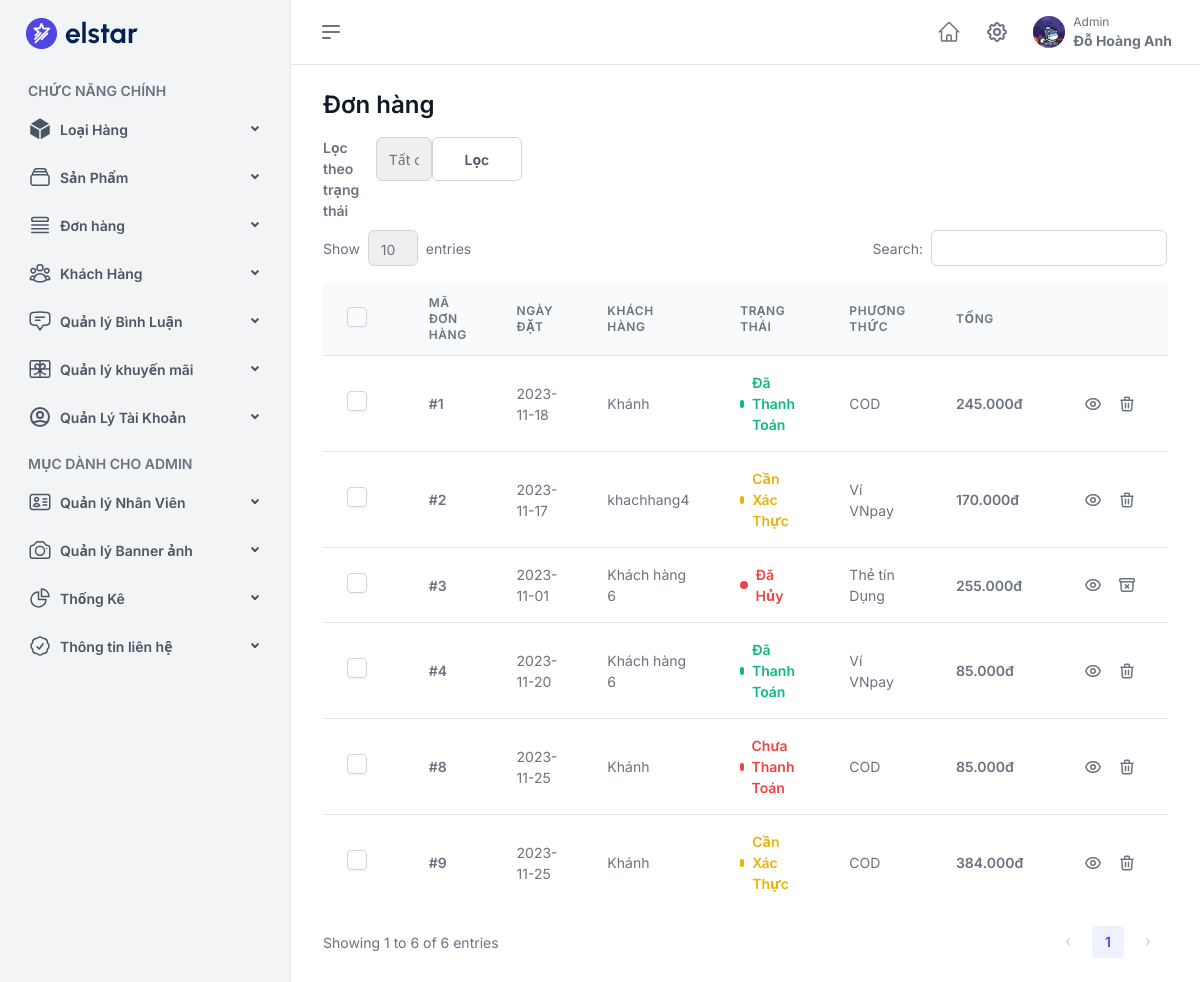
The page /admin/admin.php?act=listdonhang (signed in) on the database its author committed.
### tables this page shows
CREATE TABLE `don_hang` (
  `ma_don_hang` int(11) NOT NULL,
  `ngay_dat_hang` date DEFAULT current_timestamp(),
  `ma_khach_hang` int(11) DEFAULT NULL,
  `trang_thai_don` tinyint(2) DEFAULT 0 COMMENT '0 - Cần xác thực , 1 - Đã thanh toán, 2 - Chưa thanh toán, 3- Đã Hủy',
  `trang_thai_ship` tinyint(2) DEFAULT NULL,
  `phuong_thuc_thanh_toan` tinyint(2) NOT NULL COMMENT '0 - COD , 1- Tin dung , 2 - VNpay',
  `ghi_chu` varchar(2000) NOT NULL,
  `ghi_chu_kh` varchar(2000) NOT NULL
);

CREATE TABLE `khach_hang` (
  `ma_khach_hang` int(11) NOT NULL,
  `ten_khach_hang` varchar(200) DEFAULT NULL,
  `dia_chi` varchar(200) DEFAULT NULL,
  `sdt` varchar(11) DEFAULT NULL,
  `email` varchar(100) DEFAULT NULL,
  `mat_khau` varchar(200) DEFAULT NULL,
  `avt` varchar(200) DEFAULT 'noavt.jpg',
  `trang_thai` tinyint(2) DEFAULT 0,
  `quyen` tinyint(2) DEFAULT 3,
  `ma_nhan_vien` varchar(10) DEFAULT NULL,
  `xoa` tinyint(2) NOT NULL DEFAULT 0
);

### module/order.php (called while the page is built, shortened)
<?php
function donhang_get_toal_chi_tiet($ma_don_hang){
    $sql = "SELECT
    chi_tiet_don_hang.ma_don_hang,
    SUM(chi_tiet_don_hang.so_luong * chi_tiet_don_hang.don_gia) AS tong_gia_don_hang
    FROM chi_tiet_don_hang
    WHERE chi_tiet_don_hang.ma_don_hang = ?
    GROUP BY chi_tiet_don_hang.ma_don_hang;";
    $data = pdo_query($sql, $ma_don_hang);
    return $data;
}
function donhang_list(){
    $sql = "SELECT * FROM don_hang JOIN khach_hang ON don_hang.ma_khach_hang = khach_hang.ma_khach_hang";
    $data = pdo_query($sql);
    return $data;
}
?>

### module/PDO.php (called while the page is built, shortened)
<?php
function pdo_query($sql){
    $sql_args = array_slice(func_get_args(),1);
    try{
        $stmt = $GLOBALS['PDO']->prepare($sql);
        $stmt->execute($sql_args);
        return $stmt->fetchAll(PDO::FETCH_ASSOC);
    }
    catch(PDOException $e){
        echo $e->getMessage();
        return false;
    }
    finally{
        unset($stmt);
    }
}
?>

### admin/donhang/list.php (the view, shortened to what this page needs)
<main class="h-full">
								<div class="page-container relative h-full flex flex-auto flex-col px-4 sm:px-6 md:px-8 py-4 sm:py-6">
                                    <div class="card adaptable-card">
                                        <h3 class="mb-4">Đơn hàng</h3>
                                        <div class="overflow-x-auto">
                                        <div class="grid grid-cols-4 gap-4">
                                            <form action="admin.php?act=listdonhang" method="POST" class="flex items-left">
                                                <label for="filter" class="form-label mr-2">Lọc theo trạng thái</label>
                                                <div class="relative">
                                                    <select name="filter" id="filter" class="input">
                                                        <option value="0">Tất cả</option>
                                                    </select>
                                                </div>
                                                <button type="submit" name="submit" class="btn btn-default">Lọc</button>
                                            </form>
                                        </div>
                                            <table id="order-list-table" class="table-default table-hover">
                                                <thead>
                                                    <th>
                                                        <label class="checkbox-label mb-0">
                                                            <input id="indeterminate-checkbox" class="checkbox" type="checkbox" value="">
                                                        </label>
                                                    </th>
                                                    <th>Mã đơn hàng</th>
                                                    <th>Ngày Đặt</th>
                                                    <th>Khách hàng</th>
                                                    <th>Trạng Thái</th>
                                                    <th>Phương thức</th>
                                                    <th>Tổng</th>
                                                    <th></th>
                                                </thead>
                                                <tbody>
                                                <?php
                                                            foreach ($data as $key => $value) {
                                                                extract($value);
                                                                $toal = donhang_get_toal_chi_tiet($ma_don_hang);
                                                                extract($toal);
                                                                foreach ($toal as $key => $value) {
                                                                    extract($value);
                                                                }
                                                ?>
                                                    <tr>
                                                        <td>
                                                                <label class="checkbox-label mb-0">
                                                                    <input class="checkbox order-checkbox" type="checkbox" value="">
                                                                </label>
                                                        </td>
                                                        <td>
                                                             <span class="cursor-pointer select-none font-semibold hover:text-indigo-600">#<?php echo $ma_don_hang?></span>
                                                        </td>
                                                        <td>
                                                            <span><?php echo $ngay_dat_hang ?></span>
                                                        </td>
                                                        <td>
                                                                <?php echo $ten_khach_hang ?>
                                                        </td>
                                                        <?php
                                                        if ($trang_thai_don == 0) {
                                                                ?>
                                                                <td>
                                                                    <div class="flex items-center">
                                                                        <span class="badge-dot bg-yellow-500"></span>
                                                                        <span class="ml-2 rtl:mr-2 capitalize font-semibold text-yellow-500">Cần Xác thực</span>
                                                                    </div>
                                                                </td>
                                                                <?php
                                                            } elseif ($trang_thai_don == 1) {
                                                                ?>
                                                                <td>
                                                                    <div class="flex items-center">
                                                                        <span class="badge-dot bg-emerald-500"></span>
                                                                        <span class="ml-2 rtl:mr-2 capitalize font-semibold text-emerald-500">Đã Thanh Toán</span>
                                                                    </div>
                                                                </td>
                                                                <?php
                                                            } elseif ($trang_thai_don == 2) {
                                                                ?>
                                                                <td>
                                                                    <div class="flex items-center">
                                                                        <span class="badge-dot bg-red-500"></span>
                                                                        <span class="ml-2 rtl:mr-2 capitalize font-semibold text-red-500">Chưa Thanh toán</span>
                                                                    </div>
                                                                </td>
                                                                <?php
                                                            } elseif ($trang_thai_don == 3) {
                                                                ?>
                                                                <td>
                                                                    <div class="flex items-center">
                                                                        <span class="badge-dot bg-red-500"></span>
                                                                        <span class="ml-2 rtl:mr-2 capitalize font-semibold text-red-500">Đã Hủy</span>
                                                                    </div>
                                                                </td>
                                                                <?php
                                                            }
                                                            ?>
                                                            <?php
                                                            if($phuong_thuc_thanh_toan == 0){
                                                                ?>
                                                                <td>
                                                                    <div class="flex items-center">
                                                                       <span>COD</span>
                                                                    </div>
                                                                </td>
                                                                <?php
                                                            }
                                                                elseif($phuong_thuc_thanh_toan == 1){
                                                                    ?>
                                                                     <td>
                                                                            <div class="flex items-center">
                                                                                <span>Thẻ tín Dụng</span>
                                                                            </div>
                                                                        </td>
                                                                        <?php
                                                                } else {
                                                                    ?>
                                                                       <td>
                                                                    <div class="flex items-center">
                                                                       <span>Ví VNpay</span>
                                                                    </div>
                                                                </td>
                                                                <?php
                                                                }
                                                                ?>
                                                        <td>
                                                            <span class="font-semibold"><?php echo number_format($tong_gia_don_hang, 0, ',', '.').'đ' ?></span>
                                                        </td>
                                                        <td>
                                                                <div class="flex justify-end text-lg">
                                                                    <span class="cursor-pointer p-2 hover:text-indigo-600" data-bs-toggle="tooltip" data-bs-title="Chi tiết">
                                                                       <a href="admin.php?act=ctdonhang&ma_don_hang=<?php echo $ma_don_hang?>">
                                                                       </a>
                                                                    </span>
                                                                    <?php
                                                                        if ($trang_thai_don == 3) {
                                                                            ?>
                                                                            <span class="cursor-pointer p-2 hover:text-red-500" data-bs-toggle="tooltip" data-bs-title="Đơn hàng đã được hủy">
                                                                            </span>
                                                                            <?php
                                                                        } else {
                                                                            ?>
                                                                            <span class="cursor-pointer p-2 hover:text-red-500" data-bs-toggle="tooltip" data-bs-title="Hủy và xóa đơn hàng này">
                                                                                <a href="admin.php?act=sethuydon&ma_don_hang=<?php echo $ma_don_hang?>">
                                                                                </a>
                                                                            </span>
                                                                            <?php
                                                                        }
                                                                        ?>
                                                                </div>
                                                        </td>
                                                    </tr>
                                                    <?php
                                                    }
                                                    ?>
                                                </tbody>
                                            </table>
                                        </div>
                                    </div>
                                </div>
							</main>

### rows shown on the page
don_hang: ma_don_hang "1", ngay_dat_hang "2023-11-18", khach_hang.ten_khach_hang "Khánh", trang_thai_don 1 (drawn), phuong_thuc_thanh_toan "COD", tong_gia_don_hang "245.000"
don_hang: ma_don_hang "2", ngay_dat_hang "2023-11-17", khach_hang.ten_khach_hang "khachhang4", trang_thai_don 0 (drawn), phuong_thuc_thanh_toan "Ví VNpay", tong_gia_don_hang "170.000"
don_hang: ma_don_hang "3", ngay_dat_hang "2023-11-01", khach_hang.ten_khach_hang "Khách hàng 6", trang_thai_don 3 (drawn), phuong_thuc_thanh_toan "Thẻ tín Dụng", tong_gia_don_hang "255.000"
don_hang: ma_don_hang "4", ngay_dat_hang "2023-11-20", khach_hang.ten_khach_hang "Khách hàng 6", trang_thai_don 1 (drawn), phuong_thuc_thanh_toan "Ví VNpay", tong_gia_don_hang "85.000"
don_hang: ma_don_hang "8", ngay_dat_hang "2023-11-25", khach_hang.ten_khach_hang "Khánh", trang_thai_don 2 (drawn), phuong_thuc_thanh_toan "COD", tong_gia_don_hang "85.000"
don_hang: ma_don_hang "9", ngay_dat_hang "2023-11-25", khach_hang.ten_khach_hang "Khánh", trang_thai_don 0 (drawn), phuong_thuc_thanh_toan "COD", tong_gia_don_hang "384.000"

### other values the page prints
$quyen "Admin"
$ten_nhan_vien "Đỗ Hoàng Anh"
